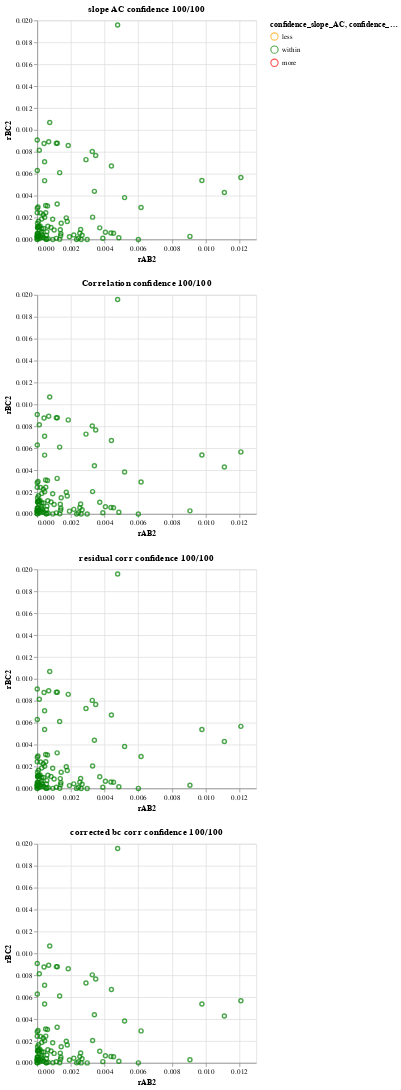

Source (notebook cell):
### Code cell
add_confidence_stats(d, ABC_all)
confidence_graphs(d)
